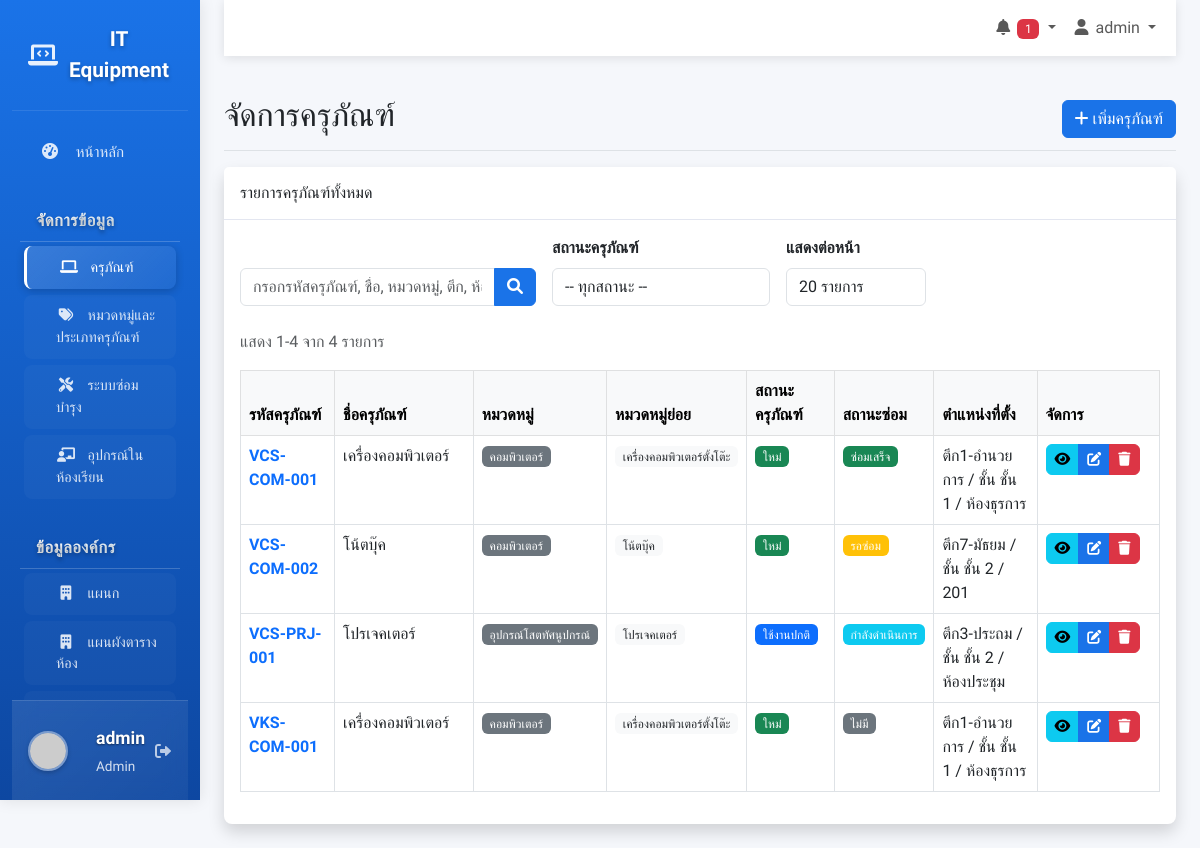
The app's page /equipment.php (signed in) with its own data.
### tables this page shows
CREATE TABLE IF NOT EXISTS equipment (
    id INT AUTO_INCREMENT PRIMARY KEY COMMENT 'รหัสครุภัณฑ์ (Primary Key)',
    equipment_code VARCHAR(50) NOT NULL UNIQUE COMMENT 'รหัสครุภัณฑ์สำหรับอ้างอิง',
    equipment_name VARCHAR(200) NOT NULL COMMENT 'ชื่อครุภัณฑ์',
    category_id INT COMMENT 'รหัสหมวดหมู่หลัก (Foreign Key)',
    subcategory_id INT COMMENT 'รหัสหมวดหมู่ย่อย (Foreign Key)',
    brand_name VARCHAR(100) COMMENT 'ยี่ห้อครุภัณฑ์',
    model_name VARCHAR(100) COMMENT 'รุ่นครุภัณฑ์',
    serial_number VARCHAR(100) COMMENT 'หมายเลขซีเรียล',
    purchase_date DATE COMMENT 'วันที่จัดซื้อ',
    warranty_expiry_date DATE COMMENT 'วันที่หมดประกัน',
    purchase_price DECIMAL(10,2) DEFAULT 0 COMMENT 'ราคาจัดซื้อ',
    supplier_name VARCHAR(200) COMMENT 'ชื่อผู้จัดจำหน่าย',
    equipment_status VARCHAR(50) DEFAULT 'ใหม่' COMMENT 'สถานะครุภัณฑ์',
    location_school VARCHAR(200) COMMENT 'โรงเรียนที่ตั้ง',
    location_building VARCHAR(100) COMMENT 'ตึก/อาคารที่ตั้ง',
    location_floor VARCHAR(50) COMMENT 'ชั้นที่ตั้ง',
    location_room VARCHAR(100) COMMENT 'ห้องที่ตั้ง',
    responsible_person VARCHAR(100) COMMENT 'ผู้รับผิดชอบครุภัณฑ์',
    notes TEXT COMMENT 'หมายเหตุเพิ่มเติม',
    image_path VARCHAR(255) COMMENT 'เส้นทางเก็บรูปภาพ',
    created_at TIMESTAMP DEFAULT CURRENT_TIMESTAMP COMMENT 'วันที่สร้างบันทึก',
    updated_at TIMESTAMP DEFAULT CURRENT_TIMESTAMP ON UPDATE CURRENT_TIMESTAMP COMMENT 'วันที่แก้ไขล่าสุด',
    FOREIGN KEY (category_id) REFERENCES equipment_categories(id) ON DELETE SET NULL,
    FOREIGN KEY (subcategory_id) REFERENCES equipment_subcategories(id) ON DELETE SET NULL,
    INDEX idx_equipment_code (equipment_code),
    INDEX idx_category_id (category_id),
    INDEX idx_equipment_status (equipment_status),
    INDEX idx_location (location_school, location_building, location_floor, location_room),
    INDEX idx_purchase_date (purchase_date)
);

CREATE TABLE IF NOT EXISTS equipment_categories (
    id INT AUTO_INCREMENT PRIMARY KEY COMMENT 'รหัสหมวดหมู่ (Primary Key)',
    category_name VARCHAR(100) NOT NULL COMMENT 'ชื่อหมวดหมู่ครุภัณฑ์',
    category_description TEXT COMMENT 'รายละเอียดหมวดหมู่',
    created_at TIMESTAMP DEFAULT CURRENT_TIMESTAMP COMMENT 'วันที่สร้างบันทึก',
    updated_at TIMESTAMP DEFAULT CURRENT_TIMESTAMP ON UPDATE CURRENT_TIMESTAMP COMMENT 'วันที่แก้ไขล่าสุด',
    INDEX idx_category_name (category_name)
);

CREATE TABLE IF NOT EXISTS equipment_subcategories (
    id INT AUTO_INCREMENT PRIMARY KEY COMMENT 'รหัสหมวดหมู่ย่อย (Primary Key)',
    category_id INT NOT NULL COMMENT 'รหัสหมวดหมู่หลัก (Foreign Key)',
    subcategory_name VARCHAR(100) NOT NULL COMMENT 'ชื่อหมวดหมู่ย่อย',
    subcategory_description TEXT COMMENT 'รายละเอียดหมวดหมู่ย่อย',
    created_at TIMESTAMP DEFAULT CURRENT_TIMESTAMP COMMENT 'วันที่สร้างบันทึก',
    updated_at TIMESTAMP DEFAULT CURRENT_TIMESTAMP ON UPDATE CURRENT_TIMESTAMP COMMENT 'วันที่แก้ไขล่าสุด',
    FOREIGN KEY (category_id) REFERENCES equipment_categories(id) ON DELETE CASCADE,
    INDEX idx_category_id (category_id),
    INDEX idx_subcategory_name (subcategory_name)
);

### equipment.php (the view, shortened to what this page needs)
<?php
require_once 'includes/header.php';
$search = isset($_GET['search']) ? $_GET['search'] : '';
$filter_equipment_status = isset($_GET['equipment_status']) ? $_GET['equipment_status'] : '';
$records_per_page = isset($_GET['per_page']) ? intval($_GET['per_page']) : 20;
$params = [];
$where_clause = '';
try {
    $count_query = "SELECT COUNT(*) as total FROM equipment e
        LEFT JOIN equipment_categories ec ON e.category_id = ec.id
        LEFT JOIN equipment_subcategories es ON e.subcategory_id = es.id
        $where_clause";
    $count_stmt = $db->prepare($count_query);
    $count_stmt->execute($params);
    $total_records = $count_stmt->fetch(PDO::FETCH_ASSOC)['total'];
} catch (PDOException $e) {
    $total_records = 0;
    $_SESSION['error'] = "เกิดข้อผิดพลาดในการนับข้อมูล: " . $e->getMessage();
}
$current_page = isset($_GET['page']) ? max(1, intval($_GET['page'])) : 1;
$offset = ($current_page - 1) * $records_per_page;
try {
    $equipment_query = "SELECT e.*, ec.category_name, es.subcategory_name,
                               (SELECT mr.repair_status FROM maintenance_requests mr
                                WHERE mr.equipment_id = e.id
                                ORDER BY mr.created_at DESC
                                LIMIT 1) as repair_status
                        FROM equipment e
                        LEFT JOIN equipment_categories ec ON e.category_id = ec.id
                        LEFT JOIN equipment_subcategories es ON e.subcategory_id = es.id
                        $where_clause
                        ORDER BY e.created_at DESC
                        LIMIT $offset, $records_per_page";
    $stmt = $db->prepare($equipment_query);
    $stmt->execute($params);
    $equipment_list = $stmt->fetchAll(PDO::FETCH_ASSOC);
} catch (PDOException $e) {
    $equipment_list = [];
    $_SESSION['error'] = "เกิดข้อผิดพลาดในการโหลดข้อมูล: " . $e->getMessage();
}
?>
<?php
include 'includes/sidebar.php';
?>
<main class="col-md-9 ms-sm-auto col-lg-10 px-md-4">
    <?php include 'includes/navbar.php'; ?>
    <div class="d-flex justify-content-between flex-wrap flex-md-nowrap align-items-center pt-3 pb-2 mb-3 border-bottom">
        <h1 class="h2">จัดการครุภัณฑ์</h1>
        <button type="button" class="btn btn-primary" data-bs-toggle="modal" data-bs-target="#equipmentModal" onclick="clearForm()">
            <i class="fas fa-plus"></i> เพิ่มครุภัณฑ์
        </button>
    </div>
    <div class="card shadow mb-4">
        <div class="card-header py-3">
            <h6 class="m-0 font-weight-bold text-dark">รายการครุภัณฑ์ทั้งหมด</h6>
        </div>
        <div class="card-body">
            <form method="GET" class="mb-4">
                <div class="row g-3 align-items-end">
                    <div class="col-md-4">
                        <div class="input-group">
                            <input type="text" class="form-control" name="search" value="<?php echo htmlspecialchars($search); ?>" placeholder="กรอกรหัสครุภัณฑ์, ชื่อ, หมวดหมู่, ตึก, ห้อง...">
                            <button type="submit" class="btn btn-primary">
                                <i class="fas fa-search"></i>
                            </button>
                        </div>
                    </div>
                    <div class="col-md-3">
                        <label class="form-label fw-bold">สถานะครุภัณฑ์</label>
                        <select class="form-control" name="equipment_status" onchange="this.form.submit()">
                            <option value="">-- ทุกสถานะ --</option>
                        </select>
                    </div>
                    <div class="col-md-2">
                        <label class="form-label fw-bold">แสดงต่อหน้า</label>
                        <select class="form-control" name="per_page" onchange="this.form.submit()">
                            <option value="20" <?php echo ($records_per_page == 20) ? 'selected' : ''; ?>>20 รายการ</option>
                        </select>
                    </div>
                </div>
            </form>
            <div class="d-flex justify-content-between align-items-center mb-3">
                <div class="text-muted">
                    แสดง <?php echo number_format($offset + 1); ?>-<?php echo number_format(min($offset + $records_per_page, $total_records)); ?>
                    จาก <?php echo number_format($total_records); ?> รายการ
                </div>
            </div>
            <div class="table-responsive">
                <table class="table table-bordered table-hover" width="100%" cellspacing="0">
                    <thead class="table-light">
                        <tr>
                            <th width="12%">รหัสครุภัณฑ์</th>
                            <th width="18%">ชื่อครุภัณฑ์</th>
                            <th width="12%">หมวดหมู่</th>
                            <th width="12%">หมวดหมู่ย่อย</th>
                            <th width="10%">สถานะครุภัณฑ์</th>
                            <th width="10%">สถานะซ่อม</th>
                            <th width="12%">ตำแหน่งที่ตั้ง</th>
                            <th width="14%">จัดการ</th>
                        </tr>
                    </thead>
                    <tbody>
                        <?php if (count($equipment_list) > 0): ?>
                            <?php foreach($equipment_list as $equipment): ?>
                            <tr>
                                <td class="fw-bold text-primary"><?php echo $equipment['equipment_code']; ?></td>
                                <td><?php echo $equipment['equipment_name']; ?></td>
                                <td>
                                    <span class="badge bg-secondary"><?php echo $equipment['category_name'] ?? '-'; ?></span>
                                </td>
                                <td>
                                    <span class="badge bg-light text-dark"><?php echo $equipment['subcategory_name'] ?? '-'; ?></span>
                                </td>
                                <td>
                                    <?php
                                    $equipment_status_badge = [
                                        'ใหม่' => 'success',
                                        'ใช้งานปกติ' => 'primary',
                                        'ชำรุด' => 'warning',
                                        'กำลังซ่อม' => 'info',
                                        'ซ่อมเสร็จแล้ว' => 'success',
                                        'จำหน่ายแล้ว' => 'danger'
                                    ];
                                    $status_class = $equipment_status_badge[$equipment['equipment_status']] ?? 'secondary';
                                    ?>
                                    <span class="badge bg-<?php echo $status_class; ?>">
                                        <?php echo $equipment['equipment_status']; ?>
                                    </span>
                                </td>
                                <td>
                                    <?php
                                    $repair_status_badge = [
                                        'รอซ่อม' => 'warning',
                                        'กำลังดำเนินการ' => 'info',
                                        'ซ่อมเสร็จ' => 'success',
                                        'ยกเลิก' => 'danger'
                                    ];
                                    $repair_status = $equipment['repair_status'];
                                    $maintenance_class = $repair_status_badge[$repair_status] ?? 'secondary';
                                    ?>
                                    <span class="badge bg-<?php echo $maintenance_class; ?>">
                                        <?php echo $repair_status ?: 'ไม่มี'; ?>
                                    </span>
                                </td>
                                <td>
                                    <?php
                                    $location_parts = [];
                                    if (!empty($equipment['location_building'])) $location_parts[] = $equipment['location_building'];
                                    if (!empty($equipment['location_floor'])) $location_parts[] = 'ชั้น ' . $equipment['location_floor'];
                                    if (!empty($equipment['location_room'])) $location_parts[] = $equipment['location_room'];
                                    echo implode(' / ', $location_parts) ?: '-';
                                    ?>
                                </td>
                                <td>
                                    <div class="btn-group btn-group-sm">
                                        <button type="button" class="btn btn-info" data-bs-toggle="modal" data-bs-target="#viewModal" onclick='viewEquipment(<?php echo json_encode($equipment); ?>)' title="ดูรายละเอียด">
                                            <i class="fas fa-eye"></i>
                                        </button>
                                        <button type="button" class="btn btn-primary" data-bs-toggle="modal" data-bs-target="#equipmentModal" onclick='editEquipment(<?php echo json_encode($equipment); ?>)' title="แก้ไข">
                                            <i class="fas fa-edit"></i>
                                        </button>
                                        <a href="equipment.php?action=delete&id=<?php echo $equipment['id']; ?><?php echo !empty($search) ? '&search='.urlencode($search) : ''; ?><?php echo !empty($filter_equipment_status) ? '&equipment_status='.$filter_equipment_status : ''; ?><?php echo ($records_per_page != 20) ? '&per_page='.$records_per_page : ''; ?><?php echo ($current_page > 1) ? '&page='.$current_page : ''; ?>" class="btn btn-danger" onclick="return confirm('คุณแน่ใจหรือไม่ที่จะลบครุภัณฑ์นี้?')" title="ลบ">
                                            <i class="fas fa-trash"></i>
                                        </a>
                                    </div>
                                </td>
                            </tr>
                            <?php endforeach; ?>
                        <?php endif; ?>
                    </tbody>
                </table>
            </div>
        </div>
    </div>
</main>
<?php
require_once 'includes/footer.php';
?>

### records on screen
equipment: equipment_code "VCS-COM-001", equipment_name "เครื่องคอมพิวเตอร์", category.category_name "คอมพิวเตอร์", subcategory.subcategory_name "เครื่องคอมพิวเตอร์ตั้งโต๊ะ", equipment_status "ใหม่", repair_status "ซ่อมเสร็จ", location_parts "ตึก1-อำนวยการ / ชั้น ชั้น 1 / ห้องธุรการ"
equipment: equipment_code "VCS-COM-002", equipment_name "โน้ตบุ๊ค", category.category_name "คอมพิวเตอร์", subcategory.subcategory_name "โน้ตบุ๊ค", equipment_status "ใหม่", repair_status "รอซ่อม", location_parts "ตึก7-มัธยม / ชั้น ชั้น 2 / 201"
equipment: equipment_code "VCS-PRJ-001", equipment_name "โปรเจคเตอร์", category.category_name "อุปกรณ์โสตทัศนูปกรณ์", subcategory.subcategory_name "โปรเจคเตอร์", equipment_status "ใช้งานปกติ", repair_status "กำลังดำเนินการ", location_parts "ตึก3-ประถม / ชั้น ชั้น 2 / ห้องประชุม"
equipment: equipment_code "VKS-COM-001", equipment_name "เครื่องคอมพิวเตอร์", category.category_name "คอมพิวเตอร์", subcategory.subcategory_name "เครื่องคอมพิวเตอร์ตั้งโต๊ะ", equipment_status "ใหม่", repair_status "ไม่มี", location_parts "ตึก1-อำนวยการ / ชั้น ชั้น 1 / ห้องธุรการ"

### other values on screen
$_SESSION['username'] "admin"
$_SESSION['role'] "Admin"
$pending_count "1"
$offset + 1 "1"
min($offset + $records_per_page, $total_records) "4"
$total_records "4"
